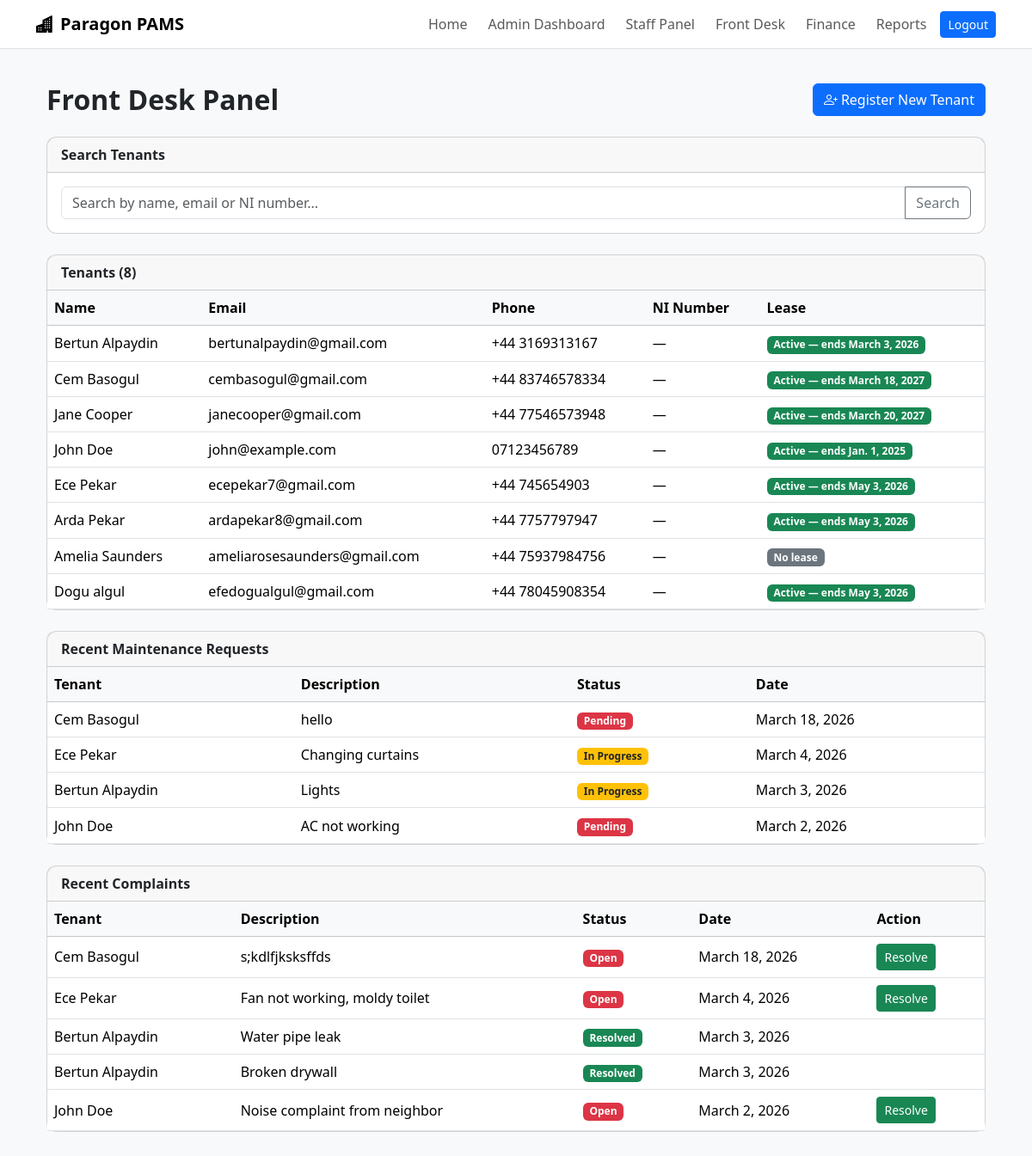
Page /frontdesk/ (signed in) on the earlier database version.
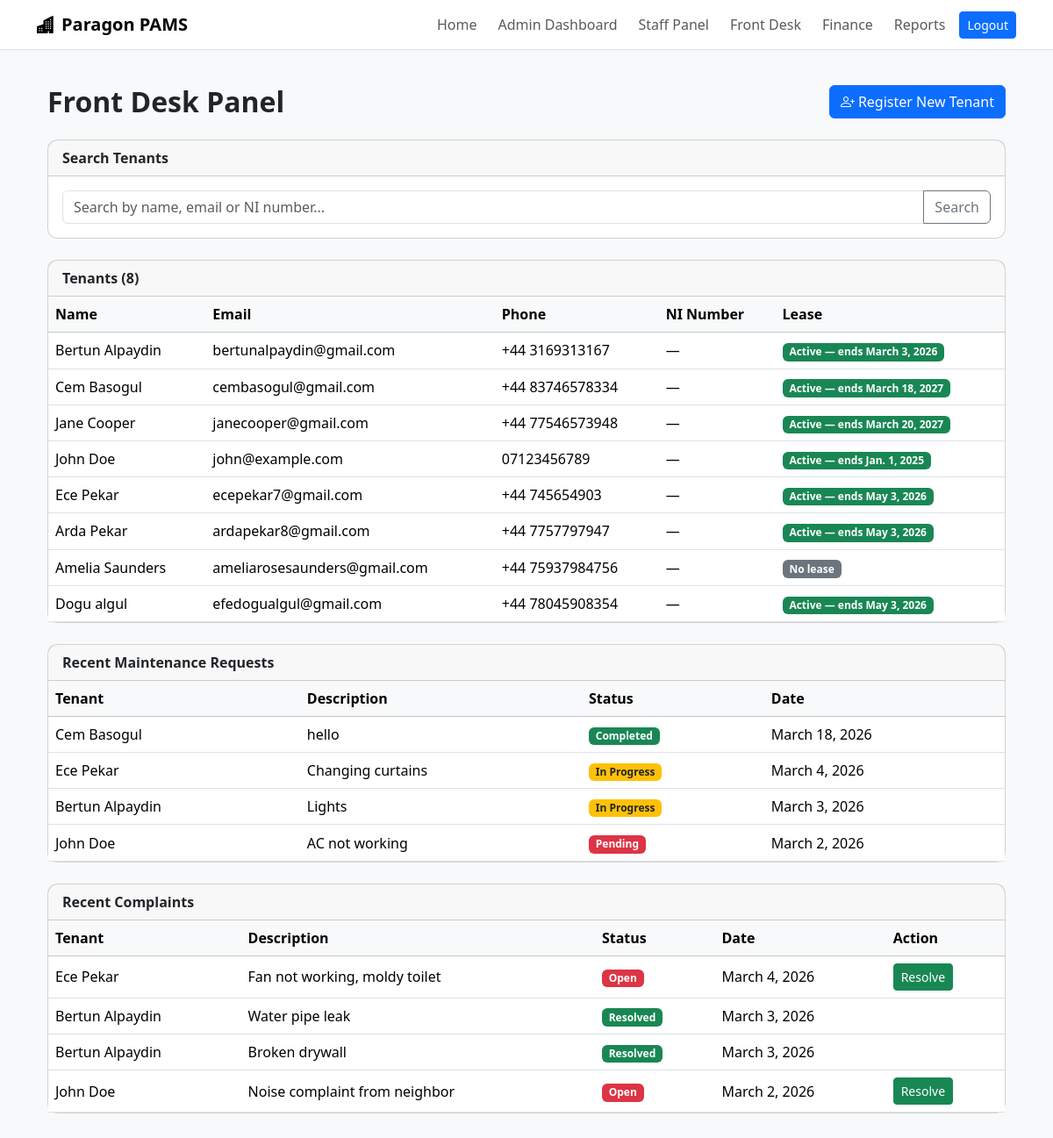
Same page on the later database version.
### core/models.py (models this page shows, shortened)
class Tenant(models.Model):
    user = models.OneToOneField(User, on_delete=models.CASCADE, null=True, blank=True)
    first_name = models.CharField(max_length=100)
    last_name = models.CharField(max_length=100)
    email = models.EmailField(unique=True)
    phone = models.CharField(max_length=15)
    date_of_birth = models.DateField()
    ni_number = models.CharField(max_length=20, blank=True)  # National Insurance

class Lease(models.Model):
    tenant = models.ForeignKey(Tenant, on_delete=models.CASCADE)
    apartment = models.ForeignKey(Apartment, on_delete=models.CASCADE)
    start_date = models.DateField()
    end_date = models.DateField()
    rent_amount = models.DecimalField(max_digits=10, decimal_places=2)
    deposit = models.DecimalField(max_digits=10, decimal_places=2, default=0)
    early_termination_requested = models.BooleanField(default=False)
    early_termination_date = models.DateField(null=True, blank=True)
    early_termination_penalty = models.DecimalField(max_digits=10, decimal_places=2, default=0)

class MaintenanceRequest(models.Model):
    tenant = models.ForeignKey(Tenant, on_delete=models.CASCADE)
    apartment = models.ForeignKey(Apartment, on_delete=models.CASCADE)
    description = models.TextField()
    date_requested = models.DateField(auto_now_add=True)
    STATUS_CHOICES = [
        ('pending', 'Pending'),
        ('in_progress', 'In Progress'),
        ('completed', 'Completed'),
    ]
    status = models.CharField(max_length=20, choices=STATUS_CHOICES, default='pending')
    cost = models.DecimalField(max_digits=10, decimal_places=2, default=0)
    resolved_date = models.DateField(null=True, blank=True)
    scheduled_date = models.DateField(null=True, blank=True)
    time_taken = models.DecimalField(
        max_digits=5, decimal_places=1, null=True, blank=True,
        help_text="Hours taken to resolve"
    )
    assigned_to = models.ForeignKey(
        User, on_delete=models.SET_NULL, null=True, blank=True,
        related_name='assigned_maintenance',
        limit_choices_to={'role': 'MAINTENANCE'}
    )

class Complaint(models.Model):
    tenant = models.ForeignKey(Tenant, on_delete=models.CASCADE)
    apartment = models.ForeignKey(Apartment, on_delete=models.CASCADE)
    description = models.TextField()
    date = models.DateField(auto_now_add=True)
    STATUS_CHOICES = [
        ('open', 'Open'),
        ('investigating', 'Investigating'),
        ('resolved', 'Resolved'),
        ('closed', 'Closed'),
    ]
    status = models.CharField(max_length=20, choices=STATUS_CHOICES, default='open')

### core/views.py (the view, shortened to what this page needs)
# urls.py: path('frontdesk/', views.frontdesk_panel, name='frontdesk_panel'),
@login_required
def frontdesk_panel(request):
    if request.user.role not in ['FRONTDESK', 'ADMIN', 'MANAGER']:
        return redirect('tenant_dashboard')
    query = request.GET.get('q', '')
    tenants = Tenant.objects.all()
    tenants = tenants.select_related('user').order_by('last_name')
    maintenance_requests = MaintenanceRequest.objects.select_related('tenant').order_by('-date_requested')[:10]
    complaints = Complaint.objects.select_related('tenant').order_by('-date')[:10]
    return render(request, 'admin/frontdesk_panel.html', {
        'tenants': tenants,
        'query': query,
        'maintenance_requests': maintenance_requests,
        'complaints': complaints,
    })

### core/templates/admin/frontdesk_panel.html (shortened to what the changed rows need)
{% extends "base.html" %}
{% block content %}
<div class="container py-3">
  <div class="d-flex justify-content-between align-items-center mb-4">
    <h2 class="fw-bold mb-0">Front Desk Panel</h2>
  </div>
  <div class="card mb-4">
    <div class="table-responsive">
      <table class="table table-hover align-middle mb-0">
        <thead class="table-light">
          <tr>
            <th>Name</th>
            <th>Email</th>
            <th>Phone</th>
            <th>NI Number</th>
            <th>Lease</th>
          </tr>
        </thead>
        <tbody>
          {% for tenant in tenants %}
          <tr>
            <td>{{ tenant.first_name }} {{ tenant.last_name }}</td>
            <td>{{ tenant.email }}</td>
            <td>{{ tenant.phone }}</td>
            <td>{{ tenant.ni_number|default:"—" }}</td>
            <td>
              {% with lease=tenant.lease_set.first %}
                {% if lease %}
                  <span class="badge bg-success">Active — ends {{ lease.end_date }}</span>
                {% else %}
                  <span class="badge bg-secondary">No lease</span>
                {% endif %}
              {% endwith %}
            </td>
          </tr>
          {% empty %}
          <tr><td colspan="5" class="text-center text-muted p-4">No tenants found.</td></tr>
          {% endfor %}
        </tbody>
      </table>
    </div>
  </div>
  <div class="card mb-4">
    <div class="table-responsive">
      <table class="table table-hover align-middle mb-0">
        <thead class="table-light">
          <tr><th>Tenant</th><th>Description</th><th>Status</th><th>Date</th></tr>
        </thead>
        <tbody>
          {% for req in maintenance_requests %}
          <tr>
            <td>{{ req.tenant.first_name }} {{ req.tenant.last_name }}</td>
            <td>{{ req.description|truncatechars:60 }}</td>
            <td>
              {% if req.status == 'pending' %}<span class="badge bg-danger">Pending</span>
              {% elif req.status == 'in_progress' %}<span class="badge bg-warning text-dark">In Progress</span>
              {% else %}<span class="badge bg-success">Completed</span>{% endif %}
            </td>
            <td>{{ req.date_requested }}</td>
          </tr>
          {% empty %}
          <tr><td colspan="4" class="text-center text-muted p-3">No requests.</td></tr>
          {% endfor %}
        </tbody>
      </table>
    </div>
  </div>
  <div class="card">
    <div class="table-responsive">
      <table class="table table-hover align-middle mb-0">
        <thead class="table-light">
          <tr><th>Tenant</th><th>Description</th><th>Status</th><th>Date</th><th>Action</th></tr>
        </thead>
        <tbody>
          {% for comp in complaints %}
          <tr>
            <td>{{ comp.tenant.first_name }} {{ comp.tenant.last_name }}</td>
            <td>{{ comp.description|truncatechars:60 }}</td>
            <td>
              {% if comp.status == 'open' %}<span class="badge bg-danger">Open</span>
              {% elif comp.status == 'investigating' %}<span class="badge bg-warning text-dark">Investigating</span>
              {% elif comp.status == 'resolved' %}<span class="badge bg-success">Resolved</span>
              {% else %}<span class="badge bg-secondary">Closed</span>{% endif %}
            </td>
            <td>{{ comp.date }}</td>
            <td>
              {% if comp.status != 'resolved' %}
              <a href="{% url 'resolve_complaint' comp.id %}" class="btn btn-sm btn-success">Resolve</a>
              {% endif %}
            </td>
          </tr>
          {% empty %}
          <tr><td colspan="5" class="text-center text-muted p-3">No complaints.</td></tr>
          {% endfor %}
        </tbody>
      </table>
    </div>
  </div>
</div>
{% endblock %}

Differences in the rows shown:
removed Complaint: tenant.first_name "Cem", tenant.last_name "Basogul", description "s;kdlfjksksffds", status "Open", date "March 18, 2026"
changed MaintenanceRequest "hello": status "Pending" → "Completed"
